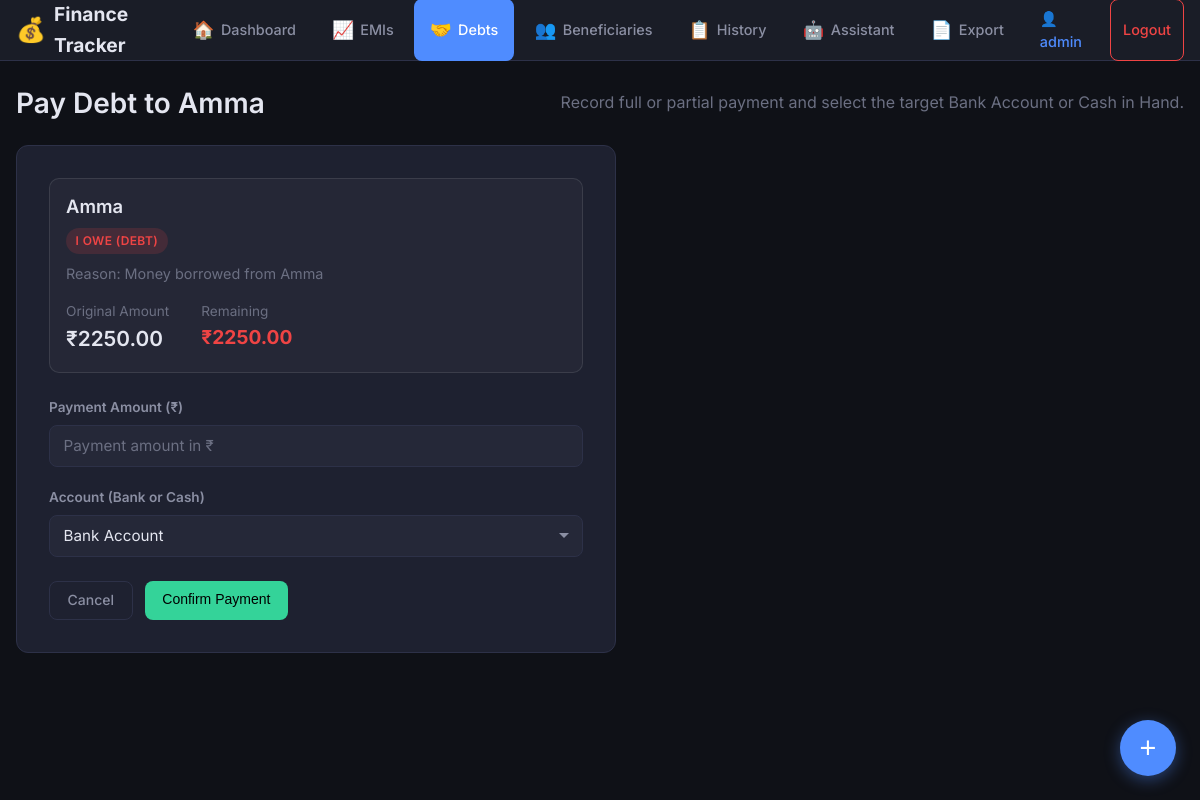
Screenshot of /debts/1/settle/ (signed in) with the database file from the repository.
### finance/models.py (models this page shows, shortened)
class SplitDebt(models.Model):
    DEBT_TYPE_CHOICES = [
        ('debt', 'I Owe (Debt)'),
        ('credit', 'They Owe Me (Credit)'),
    ]
    STATUS_CHOICES = [
        ('pending', 'Pending'),
        ('partial', 'Partial'),
        ('settled', 'Settled'),
    ]
    user = models.ForeignKey(User, on_delete=models.CASCADE, related_name='split_debts', null=True, blank=True)
    beneficiary = models.ForeignKey(Beneficiary, on_delete=models.SET_NULL, related_name='debts', null=True, blank=True)
    person_name = models.CharField(max_length=100)
    phone_number = models.CharField(max_length=20, blank=True, null=True, help_text="Phone number of beneficiary / contact")
    upi_id = models.CharField(max_length=50, blank=True, null=True, help_text="UPI ID / Bank details (Optional)")
    debt_type = models.CharField(max_length=6, choices=DEBT_TYPE_CHOICES)
    original_amount = models.DecimalField(max_digits=10, decimal_places=2)
    amount_paid = models.DecimalField(max_digits=10, decimal_places=2, default=0)
    status = models.CharField(max_length=7, choices=STATUS_CHOICES, default='pending')
    reason = models.TextField(blank=True)
    date_created = models.DateField(auto_now_add=True)
    due_date = models.DateField(null=True, blank=True)
    settled_date = models.DateField(null=True, blank=True)
    class Meta:
        verbose_name_plural = "Split Debts"
        ordering = ['-date_created']
    @property
    def remaining(self):
        return self.original_amount - self.amount_paid

### finance/views.py (the view)
# urls.py: path('debts/<int:pk>/settle/', views.debt_settle, name='debt_settle'),
@login_required
def debt_settle(request, pk):
    debt = get_object_or_404(SplitDebt, pk=pk, user=request.user)
    if request.method == 'POST':
        form = PartialPaymentForm(request.POST)
        if form.is_valid():
            amount = form.cleaned_data['amount']
            payment_mode = form.cleaned_data.get('payment_mode', 'bank')
            try:
                debt.make_payment(amount, payment_mode=payment_mode)
                pm_label = "Cash in Hand" if payment_mode == 'cash' else "Bank Account"
                action_label = "collected to" if debt.debt_type == 'credit' else "paid from"
                messages.success(request, f'₹{amount} {action_label} {pm_label} for {debt.person_name}. Remaining: ₹{debt.remaining}')
            except ValueError as e:
                messages.error(request, str(e))
            return redirect('finance:debts_credits')
    else:
        form = PartialPaymentForm()
    return render(request, 'finance/settle_form.html', {'form': form, 'debt': debt})

### finance/forms.py
class PartialPaymentForm(forms.Form):
    PAYMENT_MODE_CHOICES = [
        ('bank', 'Bank Account'),
        ('cash', 'Cash in Hand'),
    ]
    amount = forms.DecimalField(
        max_digits=12,
        decimal_places=2,
        min_value=0.01,
        label='Payment Amount (₹)',
        widget=forms.NumberInput(attrs={
            'class': 'form-input',
            'placeholder': 'Payment amount in ₹',
            'step': '0.01',
            'required': True
        })
    )
    payment_mode = forms.ChoiceField(
        choices=PAYMENT_MODE_CHOICES,
        initial='bank',
        label='Account (Bank or Cash)',
        widget=forms.Select(attrs={'class': 'form-input'})
    )

### templates/finance/settle_form.html (shortened to what this page needs)
{% extends 'finance/base.html' %}
{% block content %}
<div class="page-header">
    <h1>
        {% if debt.debt_type == 'credit' %}
        Collect Money from {{ debt.person_name }}
        {% else %}
        Pay Debt to {{ debt.person_name }}
        {% endif %}
    </h1>
    <p class="text-muted">Record full or partial payment and select the target Bank Account or Cash in Hand.</p>
</div>
<div class="form-card max-w-lg">
    <div class="settle-info" style="margin-bottom: 1.5rem; padding: 1rem; background: rgba(255,255,255,0.03); border: 1px solid rgba(255,255,255,0.1); border-radius: 10px;">
        <h3>{{ debt.person_name }}</h3>
        <span class="badge {% if debt.debt_type == 'debt' %}badge-danger{% else %}badge-success{% endif %}">
            {{ debt.get_debt_type_display }}
        </span>
        {% if debt.reason %}
        <p class="text-muted" style="margin-top: 0.5rem; font-size: 0.9rem;">Reason: {{ debt.reason }}</p>
        {% endif %}
        <div class="settle-amounts" style="display: flex; gap: 2rem; margin-top: 1rem;">
            <div class="settle-amount">
                <span class="settle-label" style="display: block; font-size: 0.85rem; color: var(--text-muted);">Original Amount</span>
                <span class="settle-value" style="font-weight: 600;">₹{{ debt.original_amount|floatformat:2 }}</span>
            </div>
            <div class="settle-amount">
                <span class="settle-label" style="display: block; font-size: 0.85rem; color: var(--text-muted);">Remaining</span>
                <span class="settle-value text-danger" style="font-size: 1.2rem; font-weight: 700;">₹{{ debt.remaining|floatformat:2 }}</span>
            </div>
        </div>
    </div>
    <form method="post">
        {% for field in form %}
        <div class="form-group" style="margin-bottom: 1.25rem;">
            <label for="{{ field.id_for_label }}">{{ field.label }}</label>
            {{ field }}
        </div>
        {% endfor %}
        <div class="form-actions" style="margin-top: 1.5rem;">
            <a href="{% url 'finance:debts_credits' %}" class="btn btn-outline">Cancel</a>
            <button type="submit" class="btn btn-success">
                {% if debt.debt_type == 'credit' %}Collect Payment{% else %}Confirm Payment{% endif %}
            </button>
        </div>
    </form>
</div>
{% endblock %}

### templates/finance/base.html (shortened to what this page needs)
{% load static %}
{% load humanize %}
<!DOCTYPE html>
<html lang="en">
<head>
    <link rel="stylesheet" href="{% static 'css/style.css' %}">
</head>
<body>
    <nav class="navbar">
        <div class="nav-container">
            <a href="{% url 'finance:dashboard' %}" class="nav-brand">
                <span class="brand-icon">&#128176;</span>
                <span class="brand-text">Finance Tracker</span>
            </a>
            <div class="nav-links" id="navLinks">
                <a href="{% url 'finance:dashboard' %}" class="nav-link {% if request.resolver_match.url_name == 'dashboard' %}active{% endif %}">
                    <span class="nav-icon">&#127968;</span> Dashboard
                </a>
                <a href="{% url 'finance:emi_list' %}" class="nav-link {% if 'emi' in request.resolver_match.url_name %}active{% endif %}">
                    <span class="nav-icon">&#128200;</span> EMIs
                </a>
                <a href="{% url 'finance:debts_credits' %}" class="nav-link {% if 'debt' in request.resolver_match.url_name %}active{% endif %}">
                    <span class="nav-icon">&#129309;</span> Debts
                </a>
                <a href="{% url 'finance:beneficiary_list' %}" class="nav-link {% if 'beneficiary' in request.resolver_match.url_name %}active{% endif %}">
                    <span class="nav-icon">👥</span> Beneficiaries
                </a>
                <a href="{% url 'finance:transaction_list' %}" class="nav-link {% if 'transaction' in request.resolver_match.url_name %}active{% endif %}">
                    <span class="nav-icon">&#128203;</span> History
                </a>
                <a href="{% url 'finance:assistant' %}" class="nav-link {% if 'assistant' in request.resolver_match.url_name %}active{% endif %}">
                    <span class="nav-icon">&#129302;</span> Assistant
                </a>
                <a href="{% url 'finance:export_page' %}" class="nav-link {% if 'export' in request.resolver_match.url_name %}active{% endif %}">
                    <span class="nav-icon">&#128196;</span> Export
                </a>
                {% if user.is_authenticated %}
                <span class="nav-link nav-user">&#128100; {{ user.username }}</span>
                <a href="{% url 'finance:logout' %}" class="nav-link nav-logout">Logout</a>
                {% endif %}
            </div>
        </div>
    </nav>
    <main class="main-content">
        {% block content %}{% endblock %}
    </main>
    <button class="fab" onclick="document.getElementById('addModal').classList.add('active')" title="Quick Add">
        <span>+</span>
    </button>
</body>
</html>

### rows the page displays
SplitDebt: person_name "Amma", debt_type "I OWE (DEBT)", reason "Money borrowed from Amma", original_amount "2250.00", remaining "2250.00"

### other values shown
{{ user.username }} "admin"
{{ field.label }} "Payment Amount (₹)" "Account (Bank or Cash)"
